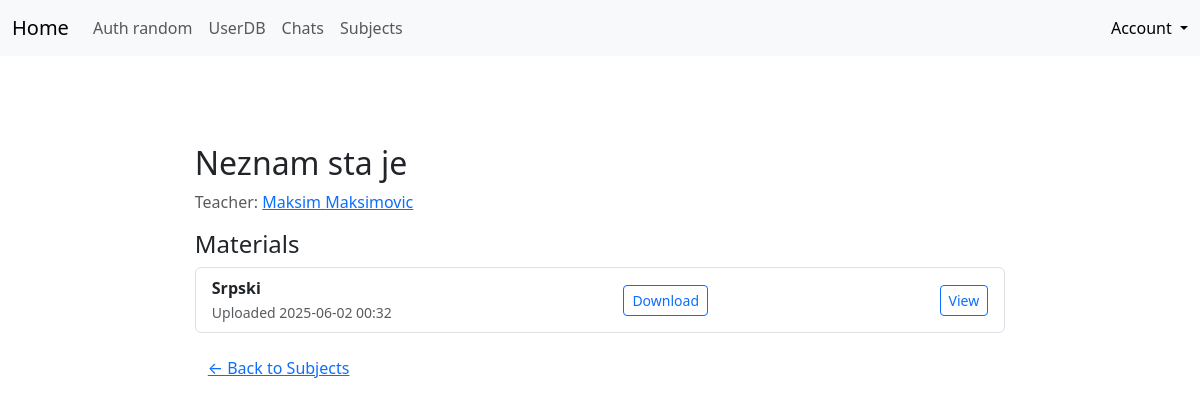
/subjects/3 (signed in), run on an earlier commit of the app's database.
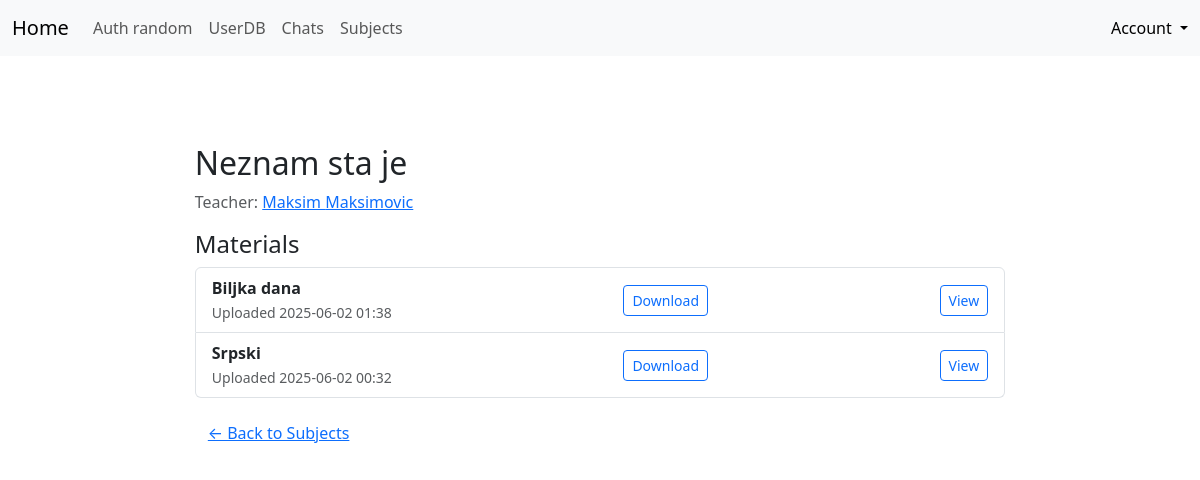
And on a later commit of the database.
### app/models.py (models this page shows, shortened)
class Subject(db.Model):
    __tablename__ = 'subjects'
    id = db.Column(db.Integer, primary_key=True)
    name = db.Column(db.String(100), nullable=False)
    code = db.Column(db.String(10), unique=True, nullable=False)
    teacher_id = db.Column(db.Integer, db.ForeignKey('users.id'))
    teacher = db.relationship('User', backref='taught_subjects', foreign_keys=[teacher_id])
    students = db.relationship('User', secondary=subject_students, backref='subjects')
    posts = db.relationship('SubjectPost', backref='subject', lazy='dynamic')

class User(db.Model, UserMixin):
    __tablename__ = 'users'
    id = db.Column(db.Integer, primary_key=True)
    username = db.Column(db.String(80), unique=True, nullable=False)
    first_name = db.Column(db.String(80), nullable=False)
    last_name = db.Column(db.String(80), nullable=False)
    email = db.Column(db.String(120), unique=True, nullable=False)
    about_me = db.Column(db.Text())
    password_hash = db.Column(db.String(128))
    role_id = db.Column(db.Integer, db.ForeignKey('roles.id'))
    last_seen = db.Column(db.DateTime(), default=datetime.now)
    @property
    def password(self):
        raise AttributeError('password is not a readable attribute')
    def ping(self):
        self.last_seen = datetime.now()
        db.session.add(self)
        db.session.commit()

class SubjectPost(db.Model):
    __tablename__ = 'subject_posts'
    id = db.Column(db.Integer, primary_key=True)
    title = db.Column(db.String(100))
    filename = db.Column(db.String(200))
    subject_id = db.Column(db.Integer, db.ForeignKey('subjects.id'))
    uploaded_at = db.Column(db.DateTime, default=datetime.now)

### app/subjects/views.py (the view, shortened to what this page needs)
@subj.route('/<int:subject_id>', methods=['GET', 'POST'])
@login_required
def subject_detail(subject_id):
    subject = Subject.query.get_or_404(subject_id)
    if current_user != subject.teacher and current_user not in subject.students:
        flash('Access denied.', 'danger')
        return redirect(url_for('subj.subject_list'))
    form = PostMaterialForm()
    posts = subject.posts.order_by(SubjectPost.uploaded_at.desc()).all()
    return render_template('subj/subject_detail.html', subject=subject, posts=posts, form=form)

### app/__init__.py (called while the page is built)
def create_app(config='default'):
    app = Flask(__name__)
    app.config.from_object(Config)
    db.init_app(app)
    login_manager.init_app(app)
    from .main import blue_main
    app.register_blueprint(blue_main)
    from .auth import auth as auth_blueprint
    app.register_blueprint(auth_blueprint, url_prefix='/auth')
    from .messenger import messenger as messenger_blueprint
    app.register_blueprint(messenger_blueprint, url_prefix='/messenger')
    from .subjects import subjects as subjects_blueprint
    app.register_blueprint(subjects_blueprint, url_prefix='/subjects')
    from .models import ChatRoom, Permission
    @app.context_processor
    def inject_globals():
        return {
            'ChatRoom': ChatRoom,
            'Permission': Permission
        }
    return app

### app/auth/views.py (called while the page is built)
@auth.before_app_request
def before_request():
    if current_user.is_authenticated:
        current_user.ping()

### app/models.py (called while the page is built)
@login_manager.user_loader
def load_user(user_id):
    return db.session.get(User, user_id)

### app/templates/subj/subject_detail.html (shortened to what this page needs)
{% extends "base.html" %}
{% block page_content %}
<div class="container mt-4">
  <h2>{{ subject.name }}</h2>
  <p class="text-muted">
  Teacher: <a href="{{ url_for('main.userdb_user', username=subject.teacher.username) }}">
    {{ subject.teacher.first_name }} {{ subject.teacher.last_name }}
  </a>
</p>
  <h4>Materials</h4>
  {% if posts %}
    <ul class="list-group">
      {% for post in posts %}
        <li class="list-group-item d-flex justify-content-between align-items-center">
          <div>
            <strong>{{ post.title }}</strong><br>
            <small class="text-muted">Uploaded {{ post.uploaded_at.strftime('%Y-%m-%d %H:%M') }}</small>
          </div>
          <a href="{{ url_for('static', filename='uploads/' + post.filename) }}" class="btn btn-sm btn-outline-primary" download>
            Download
          </a>
          <a href="{{ url_for('subj.view_post', subject_id=subject.id, post_id=post.id) }}" class="btn btn-sm btn-outline-primary">
            View
          </a>
        </li>
      {% endfor %}
    </ul>
  {% else %}
    <p>No materials uploaded yet.</p>
  {% endif %}
  <a href="{{ url_for('subj.subject_list') }}" class="btn btn-link mt-3">← Back to Subjects</a>
</div>
{% endblock %}

### app/templates/base.html (shortened to what this page needs)
<!DOCTYPE html>
<html lang="en">
<head>
    <link href="https://cdn.jsdelivr.net/npm/bootstrap@5.3.6/dist/css/bootstrap.min.css" rel="stylesheet">
    <link rel="stylesheet" type="text/css" href="{{ url_for('static', filename='styles.css') }}">
</head>
<body>
<div class="site-container">
<nav class="navbar fixed-top navbar-expand-lg bg-body-tertiary">
    <div class="container-fluid">
      <a class="navbar-brand" href="{{ url_for("main.home") }}">Home</a>
      <div class="collapse navbar-collapse" id="navbarText">
        <ul class="navbar-nav me-auto mb-2 mb-lg-0">
          <li class="nav-item">
            <a class="nav-link" aria-current="page" href="{{ url_for("auth.auth_random") }}">Auth random</a>
          </li>
          <li class="nav-item">
            <a class="nav-link" aria-current="page" href="{{ url_for("main.userdb") }}">UserDB</a>
          </li>
          <li class="nav-item">
            <a class="nav-link" aria-current="page" href="{{ url_for("mess.chats") }}">Chats</a>
          </li>
          <li class="nav-item">
            <a class="nav-link" aria-current="page" href="{{ url_for("subj.subject_list") }}">Subjects</a>
          </li>
        </ul>
        <span class="navbar-text ms-auto">
          {% if current_user.is_authenticated %}
            <div class="dropdown">
              <a class="nav-link dropdown-toggle" href="#" role="button" data-bs-toggle="dropdown" aria-expanded="false">
                Account
              </a>
            </div>
          {% else %}
          <span class="d-flex gap-2">
            <a class="nav-link" href="{{ url_for('auth.login') }}">Log In</a>
            <a class="nav-link" href="{{ url_for('auth.register') }}">Register</a>
          </span>
          {% endif %}
        </span>
      </div>
    </div>
</nav>
<div class="page-container">
    {% block page_content %}{% endblock %}
</div>
</div>
</body>
</html>

### app/static/styles.css (style rules this page uses)
.page-container { margin-left: 15%; margin-right: 15%; border-radius: 0.5rem; height: 100%; margin-top: 120px; margin-bottom: 1.5rem; display: flex; flex-direction: column; }
.site-container { max-width: 60vw; min-width: 320px; margin-left: auto; margin-right: auto; padding-left: 1rem; padding-right: 1rem; box-sizing: border-box; }
@media (max-width: 80rem) { .site-container { max-width: 100vw; min-width: 0; padding-left: 0.25rem; padding-right: 0.25rem; } }
.navbar { z-index: 1050; }

What changed in the data, as far as the page shows it:
added SubjectPost: title "Biljka dana", uploaded_at "2025-06-02 01:38"
